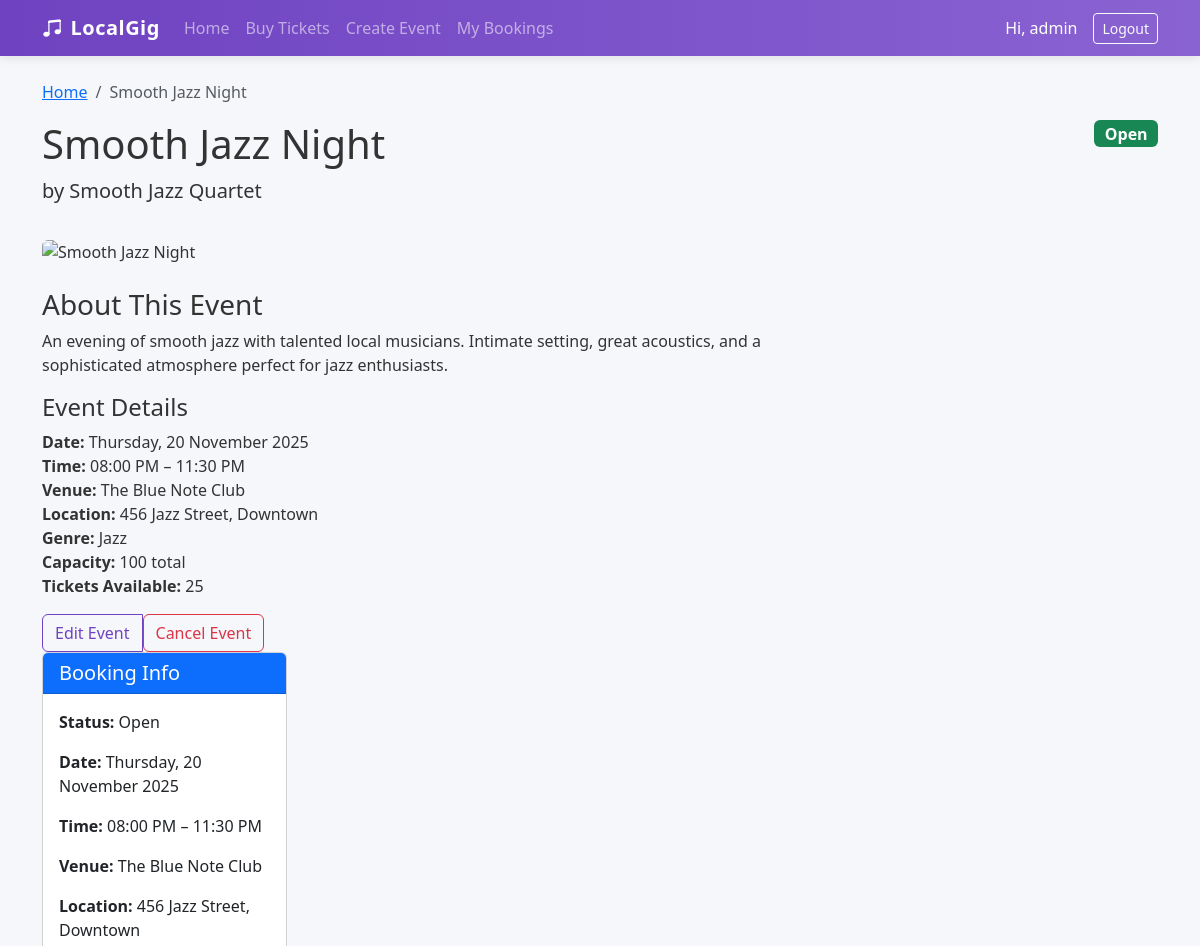
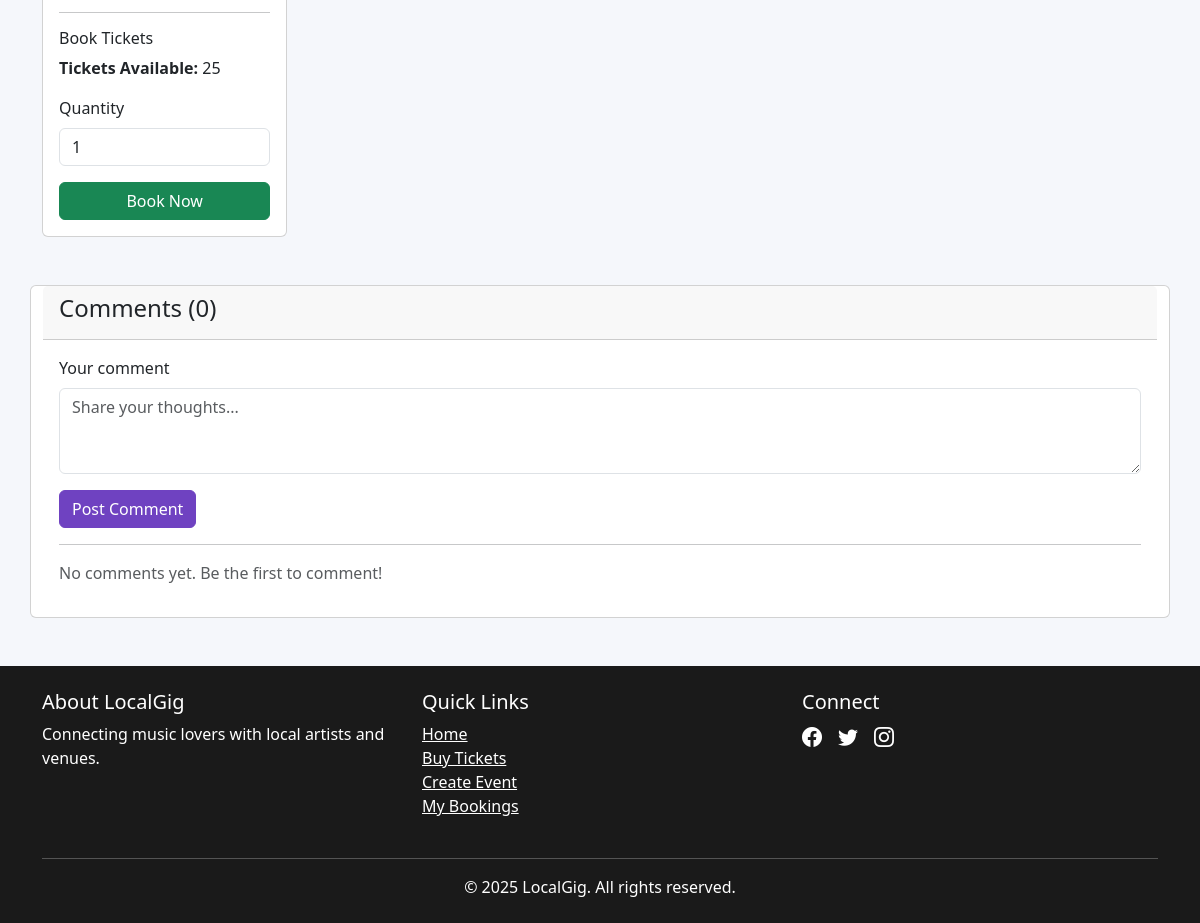
The app's page /events/2 (signed in) with its own data (2 pictures, top to bottom).
### localgig/models.py (models this page shows, shortened)
class User(db.Model, UserMixin):
    __tablename__ = "user"
    id = db.Column(db.Integer, primary_key=True)
    first_name = db.Column(db.String(50), nullable=False)
    surname = db.Column(db.String(50), nullable=False)
    username = db.Column(db.String(80), unique=True, nullable=False)
    email = db.Column(db.String(255), unique=True, nullable=False)
    contact_number = db.Column(db.String(20), nullable=False)
    street_address = db.Column(db.String(255), nullable=False)
    password_hash = db.Column(db.String(255), nullable=False)

class Event(db.Model):
    __tablename__ = "event"
    event_id = db.Column(db.Integer, primary_key=True)
    owner_id = db.Column(db.Integer, db.ForeignKey("user.id"), nullable=False)
    title = db.Column(db.String(150), nullable=False)
    artist_name = db.Column(db.String(150), nullable=False)
    genre = db.Column(db.String(50), nullable=False)
    capacity = db.Column(db.Integer, nullable=False)
    venue_name = db.Column(db.String(150), nullable=False)
    location = db.Column(db.String(150), nullable=False)
    event_date = db.Column(db.Date, nullable=False)
    starts_at = db.Column(db.Time, nullable=False)
    ends_at = db.Column(db.Time, nullable=False)
    image_url = db.Column(db.String(300))
    description = db.Column(db.Text, nullable=False)
    tickets_total = db.Column(db.Integer, nullable=False, default=0)
    tickets_available = db.Column(db.Integer, nullable=False, default=0)
    cancelled  = db.Column(db.Boolean, default=False, nullable=False)
    price_per_ticket = db.Column(db.Float, nullable=False, default=25.00)
    comments = db.relationship("Comment", backref="event", lazy="dynamic", cascade="all, delete-orphan")
    orders = db.relationship("Order", backref="event", lazy="dynamic", cascade="all, delete-orphan")
    @hybrid_property
    def status(self) -> str:
        if self.cancelled:
            return "Cancelled"
        if self.capacity is not None:
            if self.tickets_available is not None and self.tickets_available <= 0:
                return "Sold Out"
        try:
            event_end = datetime.combine(self.event_date, self.ends_at)
            if event_end < datetime.now():
                return "Inactive"
        except Exception:
            pass
        return "Open"

### localgig/views.py (the view)
@events_bp.route("/<int:event_id>")
def event_detail(event_id):
    event = Event.query.get_or_404(event_id)
    comments = event.comments.order_by(Comment.created_at.desc()).all()
    form = CommentForm()
    return render_template(
        "event-detail.html",
        event=event,
        comments=comments,
        comment_form=form,
        is_logged_in=current_user.is_authenticated
    )

### localgig/forms.py
class CommentForm(FlaskForm):
    body = TextAreaField(
        "Your comment",
        validators=[DataRequired(), Length(min=1, max=1000)],
        render_kw={"rows": 3, "class": "form-control", "placeholder": "Share your thoughts..."}
    )
    submit = SubmitField("Post Comment", render_kw={"class": "btn btn-primary btn-sm"})

### localgig/templates/event-detail.html (shortened to what this page needs)
{% extends "base.html" %}
{% block content %}
<div class="container mt-4">
    <nav aria-label="breadcrumb">
        <ol class="breadcrumb">
            <li class="breadcrumb-item"><a href="{{ url_for('main.index') }}">Home</a></li>
            <li class="breadcrumb-item active" aria-current="page">{{ event.title }}</li>
        </ol>
    </nav>
    <div class="row">
        <div class="col-md-8">
            <h1>{{ event.title }}</h1>
            <p class="lead">by <strong>{{ event.artist_name }}</strong></p>
        </div>
        <div class="col-md-4 text-md-end">
            <span class="badge
                {% if event.status == 'Open' %}bg-success
                {% elif event.status == 'Sold Out' %}bg-danger
                {% elif event.status == 'Inactive' %}bg-secondary
                {% elif event.status == 'Cancelled' %}bg-warning text-dark
                {% else %}bg-secondary{% endif %} fs-6">
                {{ event.status }}
            </span>
        </div>
    </div>
    <div class="mt-3">
        {% if event.image_url %}
            <img src="{{ event.image_url }}" class="img-fluid rounded" alt="{{ event.title }}" style="max-height: 400px; width: 100%; object-fit: cover;">
        {% else %}
            <div class="bg-light border text-center py-5 rounded">
                <em>No image available</em>
            </div>
        {% endif %}
    </div>
    <div class="row mt-4">
        <div class="col-md-8">
            <h3>About This Event</h3>
            <p>{{ event.description }}</p>
            <h4>Event Details</h4>
            <ul class="list-unstyled">
                <li><strong>Date:</strong> {{ event.event_date.strftime('%A, %d %B %Y') }}</li>
                <li><strong>Time:</strong> {{ event.starts_at.strftime('%I:%M %p') }} – {{ event.ends_at.strftime('%I:%M %p') }}</li>
                <li><strong>Venue:</strong> {{ event.venue_name }}</li>
                <li><strong>Location:</strong> {{ event.location }}</li>
                <li><strong>Genre:</strong> {{ event.genre }}</li>
                <li><strong>Capacity:</strong> {{ event.capacity }} total</li>
                <li><strong>Tickets Available:</strong> {{ event.tickets_available }}</li>
            </ul>
{% if current_user.is_authenticated and current_user.id == event.owner_id %}
<div class="mt-3">
    {% if not event.cancelled %}
    <div class="btn-group" role="group">
        <a href="{{ url_for('events.edit_event', event_id=event.event_id) }}" class="btn btn-outline-primary">
            Edit Event
        </a>
        <form method="POST" action="{{ url_for('events.cancel_event', event_id=event.event_id) }}" class="d-inline">
            <button type="submit" class="btn btn-outline-danger"
                    onclick="return confirm('Are you sure you want to cancel this event?')">
                Cancel Event
            </button>
        </form>
    </div>
    {% else %}
    <div class="alert alert-warning">
        This event has been cancelled.
    </div>
    {% endif %}
</div>
{% endif %}
        <div class="col-md-4">
            <div class="card">
                <div class="card-header bg-primary text-white">
                    <h5 class="mb-0">Booking Info</h5>
                </div>
                <div class="card-body">
                    <p><strong>Status:</strong> {{ event.status }}</p>
                    <p><strong>Date:</strong> {{ event.event_date.strftime('%A, %d %B %Y') }}</p>
                    <p><strong>Time:</strong> {{ event.starts_at.strftime('%I:%M %p') }} – {{ event.ends_at.strftime('%I:%M %p') }}</p>
                    <p><strong>Venue:</strong> {{ event.venue_name }}</p>
                    <p><strong>Location:</strong> {{ event.location }}</p>
                    {% if current_user.is_authenticated and event.status == 'Open' %}
                        <hr>
                        <h6>Book Tickets</h6>
                        <p><strong>Tickets Available:</strong> {{ event.tickets_available }}</p>
                        <form method="POST" action="{{ url_for('ticket.buy_ticket_direct', event_id=event.event_id) }}">
                            <div class="mb-3">
                                <label for="quantity" class="form-label">Quantity</label>
                                <input type="number" class="form-control" id="quantity" name="quantity"
                                       min="1" max="{{ event.tickets_available }}" value="1" required>
                            </div>
                            <button type="submit" class="btn btn-success w-100">Book Now</button>
                        </form>
                    {% elif event.status != 'Open' %}
                        <div class="alert alert-warning mt-3">
                            This event is not available for booking.
                        </div>
                    {% else %}
                        <div class="alert alert-info mt-3">
                            <a href="{{ url_for('auth.login') }}">Log in</a> to book tickets.
                        </div>
                    {% endif %}
                </div>
            </div>
        </div>
    </div>
    <div class="card mt-5">
        <div class="card-header">
            <h4>Comments ({{ comments|length }})</h4>
        </div>
        <div class="card-body">
            {% if current_user.is_authenticated %}
                <form method="POST" action="{{ url_for('events.post_comment', event_id=event.event_id) }}">
                    <div class="mb-3">
                        {{ comment_form.body.label(class="form-label") }}
                        {{ comment_form.body(class="form-control", rows=3, placeholder="Share your thoughts...") }}
                    </div>
                    <button type="submit" class="btn btn-primary">Post Comment</button>
                </form>
            {% else %}
                <p class="text-muted">You must be <a href="{{ url_for('auth.login') }}">logged in</a> to post a comment.</p>
            {% endif %}
            <hr>
            {% for comment in comments %}
                <div class="mb-3 p-3 border rounded">
                    <strong>{{ comment.user.username }}</strong>
                    <small class="text-muted">on {{ comment.created_at.strftime('%d %b %Y at %I:%M %p') }}</small>
                    <p class="mt-2 mb-0">{{ comment.body }}</p>
                </div>
            {% else %}
                <p class="text-muted">No comments yet. Be the first to comment!</p>
            {% endfor %}
        </div>
    </div>
</div>
{% endblock %}

### localgig/templates/base.html (shortened to what this page needs)
<!DOCTYPE html>
<html lang="en">
<head>
    <link href="https://cdn.jsdelivr.net/npm/bootstrap@5.3.2/dist/css/bootstrap.min.css" rel="stylesheet">
    <link rel="stylesheet" href="https://cdn.jsdelivr.net/npm/bootstrap-icons@1.10.0/font/bootstrap-icons.css" />
    <link rel="stylesheet" href="{{ url_for('static', filename='css/style.css') }}" />
</head>
<body>
    <nav class="navbar navbar-expand-lg navbar-dark sticky-top" style="background-color: #1a1a1a;">
        <div class="container">
            <a class="navbar-brand" href="{{ url_for('main.index') }}">
                <i class="bi bi-music-note-beamed me-2"></i>LocalGig
            </a>
            <div class="collapse navbar-collapse" id="navbarNav">
                <ul class="navbar-nav me-auto">
                    <li class="nav-item">
                        <a class="nav-link {% if request.endpoint == 'main.index' %}active{% endif %}"
                           href="{{ url_for('main.index') }}">Home</a>
                    </li>
                    {% if current_user.is_authenticated %}
                    <li class="nav-item">
                        <a class="nav-link {% if request.endpoint == 'ticket.buy_ticket' %}active{% endif %}"
                           href="{{ url_for('ticket.buy_ticket') }}">Buy Tickets</a>
                    </li>
                    <li class="nav-item">
                        <a class="nav-link {% if request.endpoint == 'events.create_event' %}active{% endif %}"
                           href="{{ url_for('events.create_event') }}">Create Event</a>
                    </li>
                    <li class="nav-item">
                        <a class="nav-link {% if request.endpoint == 'ticket.history' %}active{% endif %}"
                           href="{{ url_for('ticket.history') }}">My Bookings</a>
                    </li>
                    {% endif %}
                </ul>
                <div class="d-flex align-items-center">
                    {% if current_user.is_authenticated %}
                        <span class="text-white me-3">Hi, {{ current_user.username }}</span>
                        <a href="{{ url_for('auth.logout') }}" class="btn btn-outline-light btn-sm">Logout</a>
                    {% else %}
                        <a href="{{ url_for('auth.login') }}" class="btn btn-outline-light btn-sm me-2">Login</a>
                        <a href="{{ url_for('auth.register') }}" class="btn btn-light btn-sm">Register</a>
                    {% endif %}
                </div>
            </div>
        </div>
    </nav>
    <main>
        {% block content %}{% endblock %}
    </main>
    <footer class="text-white py-4 mt-5" style="background-color: #1a1a1a;">
        <div class="container">
            <div class="row">
                <div class="col-md-4">
                    <h5>About LocalGig</h5>
                    <p>Connecting music lovers with local artists and venues.</p>
                </div>
                <div class="col-md-4">
                    <h5>Quick Links</h5>
                    <ul class="list-unstyled">
                        <li><a href="{{ url_for('main.index') }}" class="text-white">Home</a></li>
                        {% if current_user.is_authenticated %}
                        <li><a href="{{ url_for('ticket.buy_ticket') }}" class="text-white">Buy Tickets</a></li>
                        <li><a href="{{ url_for('events.create_event') }}" class="text-white">Create Event</a></li>
                        <li><a href="{{ url_for('ticket.history') }}" class="text-white">My Bookings</a></li>
                        {% else %}
                        <li><a href="{{ url_for('auth.login') }}" class="text-white">Login</a></li>
                        <li><a href="{{ url_for('auth.register') }}" class="text-white">Register</a></li>
                        {% endif %}
                    </ul>
                </div>
                <div class="col-md-4">
                    <h5>Connect</h5>
                    <div class="d-flex gap-3">
                        <a href="#" class="text-white"><i class="bi bi-facebook fs-5"></i></a>
                        <a href="#" class="text-white"><i class="bi bi-twitter fs-5"></i></a>
                        <a href="#" class="text-white"><i class="bi bi-instagram fs-5"></i></a>
                    </div>
                </div>
            </div>
            <hr class="mt-4 bg-light" />
            <p class="text-center mb-0">© 2025 LocalGig. All rights reserved.</p>
        </div>
    </footer>
</body>
</html>

### localgig/static/style.css (style rules this page uses)
:root { --primary: #6f42c1; --secondary: #20c997; --dark: #212529; --light: #f8f9fa; }
body { font-family: 'Segoe UI', Tahoma, Geneva, Verdana, sans-serif; background-color: #f5f7fb; color: #333; }
.navbar { background: linear-gradient(90deg, var(--primary) 0%, #8a63d2 100%); box-shadow: 0 2px 10px rgba(0, 0, 0, 0.1); }
.navbar-brand { font-weight: 700; letter-spacing: 0.5px; }
.btn-primary { background-color: var(--primary); border-color: var(--primary); }
.btn-outline-primary { color: var(--primary); border-color: var(--primary); }
footer { background-color: var(--dark); color: white; padding: 40px 0; margin-top: 60px; }

### records on screen
User: username "admin"
Event: title "Smooth Jazz Night", artist_name "Smooth Jazz Quartet", status "Open", description "An evening of smooth jazz with talented local musicians. Intimate setting, great acoustics, and a sophisticated atmosphere perfect for jazz enthusiasts.", event_date "Thursday, 20 November 2025", starts_at "08:00 PM", ends_at "11:30 PM", venue_name "The Blue Note Club", location "456 Jazz Street, Downtown", genre "Jazz", capacity "100", tickets_available "25"

### other values on screen
{{ comments|length }} "0"
{{ comment_form.body.label(class="form-label") }} "Your comment"
